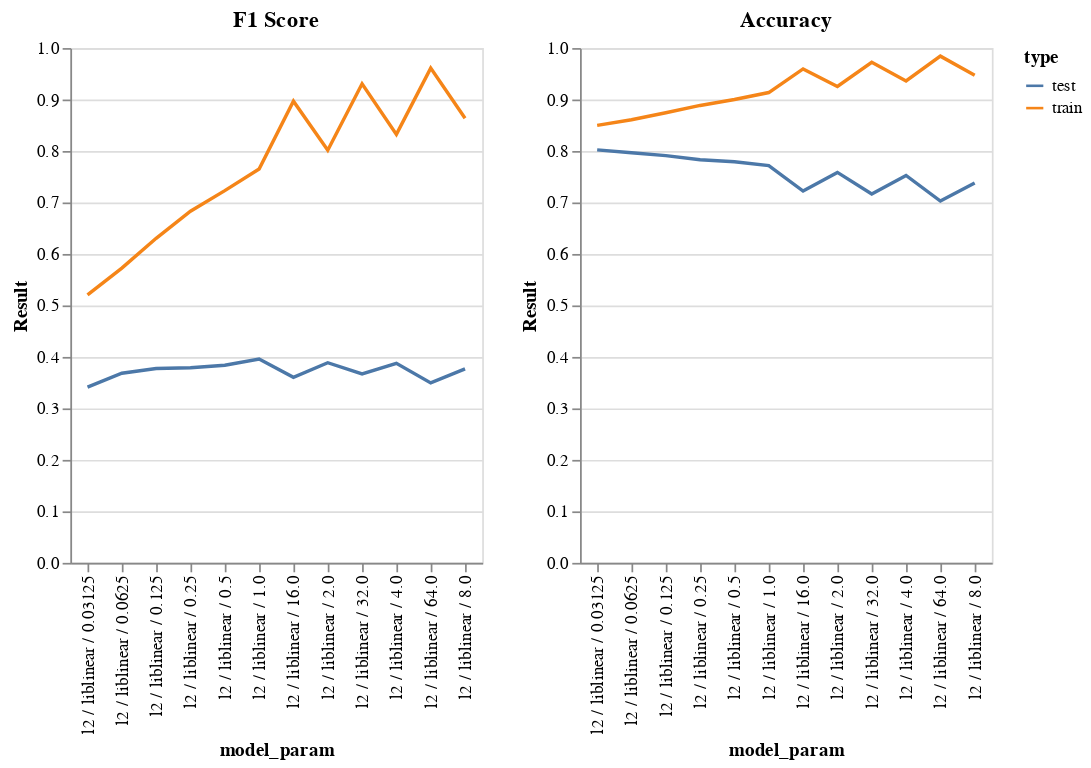

Source (notebook cell):
### Markdown cell above
## Look more closely at any combinations.

### Code cell
df = csv_data.copy()
df = df[(df.penalty=='l2') & (df.solver=='liblinear') ]


chart1 = alt.Chart(df[df.Score=='F1']).mark_line().encode(
    x = 'model_param:O',
    y = 'Result:Q',
    color = 'type:N',
    tooltip = 'model_param:O',
).properties(
    title = 'F1 Score'
)

chart2 = alt.Chart(df[df.Score=='Accuracy']).mark_line().encode(
    x = 'model_param:O',
    y = 'Result:Q',
    color = 'type:N',
    tooltip = 'model_param:O',
).properties(
    title = 'Accuracy'
)

chart1 | chart2

### Figure 1 — Vega-Lite specification as saved in the notebook (floating-point values rounded to 4 significant figures)
{"config": {"view": {"continuousWidth": 400, "continuousHeight": 300}}, "hconcat": [{"data": {"name": "data-d66cd4f9d03c0fd084f2f288f4efd210"}, "mark": "line", "encoding": {"color": {"field": "type", "type": "nominal"}, "tooltip": {"field": "model_param", "type": "ordinal"}, "x": {"field": "model_param", "type": "ordinal"}, "y": {"field": "Result", "type": "quantitative"}}, "title": "F1 Score"}, {"data": {"name": "data-3c285e5385e3f89513f6650ccd614aab"}, "mark": "line", "encoding": {"color": {"field": "type", "type": "nominal"}, "tooltip": {"field": "model_param", "type": "ordinal"}, "x": {"field": "model_param", "type": "ordinal"}, "y": {"field": "Result", "type": "quantitative"}}, "title": "Accuracy"}], "$schema": "https://vega.github.io/schema/vega-lite/v4.17.0.json", "datasets": {"data-d66cd4f9d03c0fd084f2f288f4efd210": [{"Result": 0.5206, "model_param": "l2 / liblinear / 0.03125", "Score": "F1", "type": "train", "C": 0.03125, "penalty": "l2", "solver": "liblinear"}, {"Result": 0.5724, "model_param": "l2 / liblinear / 0.0625", "Score": "F1", "type": "train", "C": 0.0625, "penalty": "l2", "solver": "liblinear"}, {"Result": 0.6305, "model_param": "l2 / liblinear / 0.125", "Score": "F1", "type": "train", "C": 0.125, "penalty": "l2", "solver": "liblinear"}, {"Result": 0.683, "model_param": "l2 / liblinear / 0.25", "Score": "F1", "type": "train", "C": 0.25, "penalty": "l2", "solver": "liblinear"}, {"Result": 0.723, "model_param": "l2 / liblinear / 0.5", "Score": "F1", "type": "train", "C": 0.5, "penalty": "l2", "solver": "liblinear"}, {"Result": 0.7651, "model_param": "l2 / liblinear / 1.0", "Score": "F1", "type": "train", "C": 1.0, "penalty": "l2", "solver": "liblinear"}, {"Result": 0.8014, "model_param": "l2 / liblinear / 2.0", "Score": "F1", "type": "train", "C": 2.0, "penalty": "l2", "solver": "liblinear"}, {"Result": 0.8323, "model_param": "l2 / liblinear / 4.0", "Score": "F1", "type": "train", "C": 4.0, "penalty": "l2", "solver": "liblinear"}, {"Result": 0.8636, "model_param": "l2 / liblinear / 8.0", "Score": "F1", "type": "train", "C": 8.0, "penalty": "l2", "solver": "liblinear"}, {"Result": 0.8968, "model_param": "l2 / liblinear / 16.0", "Score": "F1", "type": "train", "C": 16.0, "penalty": "l2", "solver": "liblinear"}, {"Result": 0.9306, "model_param": "l2 / liblinear / 32.0", "Score": "F1", "type": "train", "C": 32.0, "penalty": "l2", "solver": "liblinear"}, {"Result": 0.961, "model_param": "l2 / liblinear / 64.0", "Score": "F1", "type": "train", "C": 64.0, "penalty": "l2", "solver": "liblinear"}, {"Result": 0.3415, "model_param": "l2 / liblinear / 0.03125", "Score": "F1", "type": "test", "C": 0.03125, "penalty": "l2", "solver": "liblinear"}, {"Result": 0.3682, "model_param": "l2 / liblinear / 0.0625", "Score": "F1", "type": "test", "C": 0.0625, "penalty": "l2", "solver": "liblinear"}, {"Result": 0.3776, "model_param": "l2 / liblinear / 0.125", "Score": "F1", "type": "test", "C": 0.125, "penalty": "l2", "solver": "liblinear"}, {"Result": 0.379, "model_param": "l2 / liblinear / 0.25", "Score": "F1", "type": "test", "C": 0.25, "penalty": "l2", "solver": "liblinear"}, {"Result": 0.3839, "model_param": "l2 / liblinear / 0.5", "Score": "F1", "type": "test", "C": 0.5, "penalty": "l2", "solver": "liblinear"}, {"Result": 0.3959, "model_param": "l2 / liblinear / 1.0", "Score": "F1", "type": "test", "C": 1.0, "penalty": "l2", "solver": "liblinear"}, {"Result": 0.3887, "model_param": "l2 / liblinear / 2.0", "Score": "F1", "type": "test", "C": 2.0, "penalty": "l2", "solver": "liblinear"}, {"Result": 0.3876, "model_param": "l2 / liblinear / 4.0", "Score": "F1", "type": "test", "C": 4.0, "penalty": "l2", "solver": "liblinear"}, {"Result": 0.377, "model_param": "l2 / liblinear / 8.0", "Score": "F1", "type": "test", "C": 8.0, "penalty": "l2", "solver": "liblinear"}, {"Result": 0.3605, "model_param": "l2 / liblinear / 16.0", "Score": "F1", "type": "test", "C": 16.0, "penalty": "l2", "solver": "liblinear"}, {"Result": 0.3669, "model_param": "l2 / liblinear / 32.0", "Score": "F1", "type": "test", "C": 32.0, "penalty": "l2", "solver": "liblinear"}, {"Result": 0.3495, "model_param": "l2 / liblinear / 64.0", "Score": "F1", "type": "test", "C": 64.0, "penalty": "l2", "solver": "liblinear"}], "data-3c285e5385e3f89513f6650ccd614aab": [{"Result": 0.8497, "model_param": "l2 / liblinear / 0.03125", "Score": "Accuracy", "type": "train", "C": 0.03125, "penalty": "l2", "solver": "liblinear"}, {"Result": 0.8607, "model_param": "l2 / liblinear / 0.0625", "Score": "Accuracy", "type": "train", "C": 0.0625, "penalty": "l2", "solver": "liblinear"}, {"Result": 0.8743, "model_param": "l2 / liblinear / 0.125", "Score": "Accuracy", "type": "train", "C": 0.125, "penalty": "l2", "solver": "liblinear"}, {"Result": 0.8885, "model_param": "l2 / liblinear / 0.25", "Score": "Accuracy", "type": "train", "C": 0.25, "penalty": "l2", "solver": "liblinear"}, {"Result": 0.9001, "model_param": "l2 / liblinear / 0.5", "Score": "Accuracy", "type": "train", "C": 0.5, "penalty": "l2", "solver": "liblinear"}, {"Result": 0.9136, "model_param": "l2 / liblinear / 1.0", "Score": "Accuracy", "type": "train", "C": 1.0, "penalty": "l2", "solver": "liblinear"}, {"Result": 0.9254, "model_param": "l2 / liblinear / 2.0", "Score": "Accuracy", "type": "train", "C": 2.0, "penalty": "l2", "solver": "liblinear"}, {"Result": 0.9362, "model_param": "l2 / liblinear / 4.0", "Score": "Accuracy", "type": "train", "C": 4.0, "penalty": "l2", "solver": "liblinear"}, {"Result": 0.9473, "model_param": "l2 / liblinear / 8.0", "Score": "Accuracy", "type": "train", "C": 8.0, "penalty": "l2", "solver": "liblinear"}, {"Result": 0.9594, "model_param": "l2 / liblinear / 16.0", "Score": "Accuracy", "type": "train", "C": 16.0, "penalty": "l2", "solver": "liblinear"}, {"Result": 0.9722, "model_param": "l2 / liblinear / 32.0", "Score": "Accuracy", "type": "train", "C": 32.0, "penalty": "l2", "solver": "liblinear"}, {"Result": 0.9843, "model_param": "l2 / liblinear / 64.0", "Score": "Accuracy", "type": "train", "C": 64.0, "penalty": "l2", "solver": "liblinear"}, {"Result": 0.8022, "model_param": "l2 / liblinear / 0.03125", "Score": "Accuracy", "type": "test", "C": 0.03125, "penalty": "l2", "solver": "liblinear"}, {"Result": 0.7966, "model_param": "l2 / liblinear / 0.0625", "Score": "Accuracy", "type": "test", "C": 0.0625, "penalty": "l2", "solver": "liblinear"}, {"Result": 0.791, "model_param": "l2 / liblinear / 0.125", "Score": "Accuracy", "type": "test", "C": 0.125, "penalty": "l2", "solver": "liblinear"}, {"Result": 0.7832, "model_param": "l2 / liblinear / 0.25", "Score": "Accuracy", "type": "test", "C": 0.25, "penalty": "l2", "solver": "liblinear"}, {"Result": 0.7791, "model_param": "l2 / liblinear / 0.5", "Score": "Accuracy", "type": "test", "C": 0.5, "penalty": "l2", "solver": "liblinear"}, {"Result": 0.7716, "model_param": "l2 / liblinear / 1.0", "Score": "Accuracy", "type": "test", "C": 1.0, "penalty": "l2", "solver": "liblinear"}, {"Result": 0.7585, "model_param": "l2 / liblinear / 2.0", "Score": "Accuracy", "type": "test", "C": 2.0, "penalty": "l2", "solver": "liblinear"}, {"Result": 0.7525, "model_param": "l2 / liblinear / 4.0", "Score": "Accuracy", "type": "test", "C": 4.0, "penalty": "l2", "solver": "liblinear"}, {"Result": 0.7379, "model_param": "l2 / liblinear / 8.0", "Score": "Accuracy", "type": "test", "C": 8.0, "penalty": "l2", "solver": "liblinear"}, {"Result": 0.7222, "model_param": "l2 / liblinear / 16.0", "Score": "Accuracy", "type": "test", "C": 16.0, "penalty": "l2", "solver": "liblinear"}, {"Result": 0.7166, "model_param": "l2 / liblinear / 32.0", "Score": "Accuracy", "type": "test", "C": 32.0, "penalty": "l2", "solver": "liblinear"}, {"Result": 0.7028, "model_param": "l2 / liblinear / 64.0", "Score": "Accuracy", "type": "test", "C": 64.0, "penalty": "l2", "solver": "liblinear"}]}}
